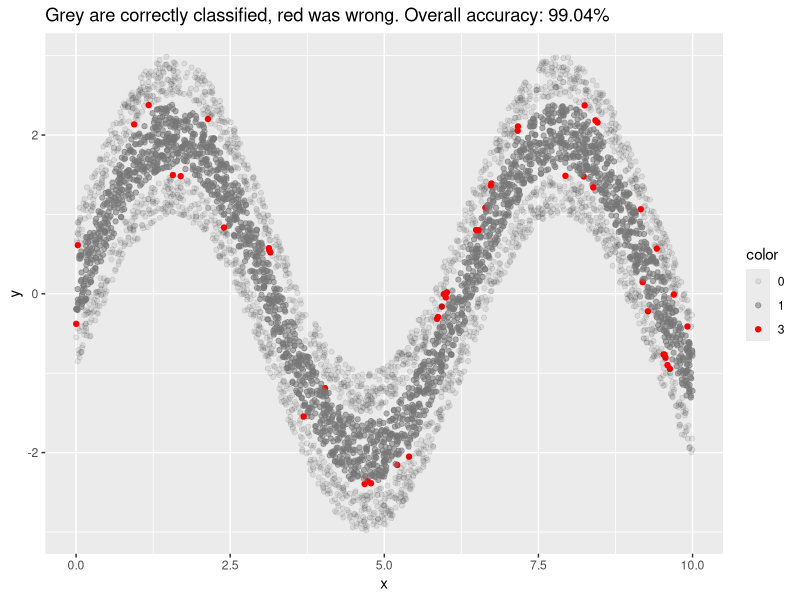

Write the R code that produced this figure.
library(randomForest)
library(dplyr)
library(ggplot2)

# generate dataset first
# inside band is one group
# outside band is another group

f <- function(x) {
  2 * sin(x)
}
n = 10000

group.1 <- tibble(x = runif(n) * 10, y = f(x) + runif(n, -1, 1), group = 0) %>%
  filter(abs(y - f(x)) > .5)
group.2 <- tibble(x = runif(n/2) * 10, y = f(x) + runif(n/2, -.4, .4), group = 1)

data <- bind_rows(group.1, group.2) # bind groups together
data <- data[sample(1:nrow(data)), ] # shuffle rows

total = nrow(data)
train <- data[1:(nrow(data)/2),]
test <- data[(nrow(data)/2):nrow(data),]
rf <- randomForest(group ~ ., train)

predictions <- test %>%
  mutate(group.hat = ifelse(predict(rf, newdata = tibble(x, y)) > .5, 1, 0))

accuracy <- round(length(which(predictions$group == predictions$group.hat)) / nrow(predictions) * 10000)
title <- paste(
  'Grey are correctly classified, red was wrong. Overall accuracy: ', accuracy / 100, '%',
  sep = ''
)

predictions %>%
  mutate(color = ifelse(group == group.hat, group, 3)) %>%
  mutate(color = as.factor(color)) %>%
  ggplot() +
    geom_point(aes(x, y, color = color, alpha = color)) +
    scale_colour_manual(values = c("#444444", "#777777", "#ff0000")) +
    labs(title = title)
